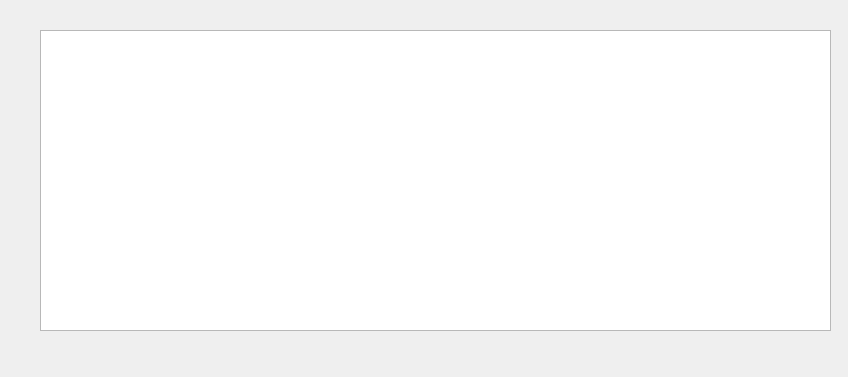
<?xml version="1.0" encoding="UTF-8"?>
<ui version="4.0">
 <class>BuyerStateDialog</class>
 <widget class="QDialog" name="BuyerStateDialog">
  <property name="geometry">
   <rect>
    <x>0</x>
    <y>0</y>
    <width>848</width>
    <height>377</height>
   </rect>
  </property>
  <property name="windowTitle">
   <string>Dialog</string>
  </property>
  <widget class="QTableView" name="tableView">
   <property name="geometry">
    <rect>
     <x>40</x>
     <y>30</y>
     <width>791</width>
     <height>301</height>
    </rect>
   </property>
  </widget>
 </widget>
 <resources/>
 <connections/>
</ui>
